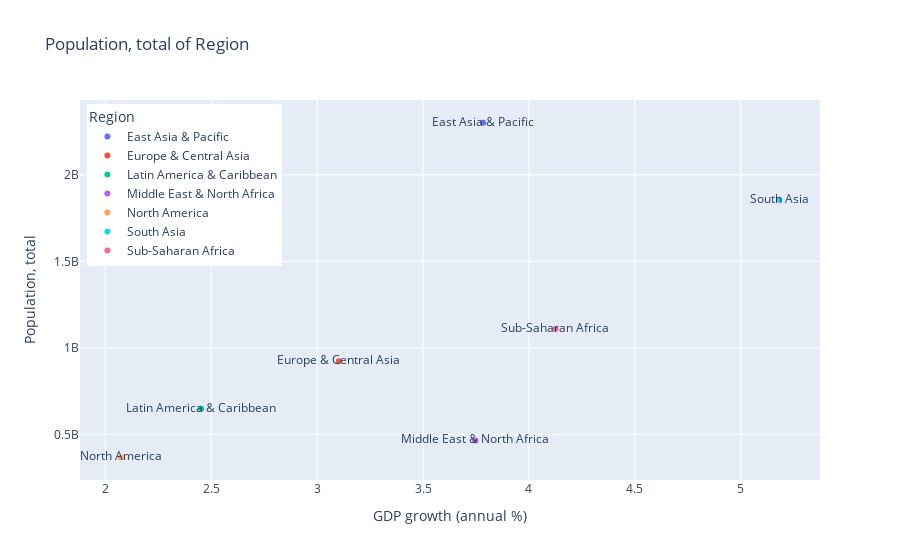

The notebook cell this image was saved under:
### Markdown cell above
### Cơ bản

### Code cell
# Tạo dataframe gồm các cột như Khu vực, Tốc độ phát triển trung bình GDP trong 21 năm qua, Dân số khu vực đó
data_dc_ld = pd.merge(data.groupby(['Region'],as_index=False).mean()[['GDP growth (annual %)','Region']]
,data.loc[data['Time']==2020,['Population, total','Region']].groupby(['Region'],as_index=False).sum()
, how="left"
, on=['Region'])

# Visualization quan hệ giữa tốc độ phát triển trung bình GDP và dân số của các khu vực.
fig=px.scatter(data_dc_ld,x='GDP growth (annual %)',y='Population, total', color='Region', text='Region',title='Population, total of Region')

fig.update_layout(legend=dict(
    yanchor="top",
    y=0.99,
    xanchor="left",
    x=0.01
))

### Figure 1 — Plotly figure (JSON) as saved in the notebook; plotly's stock layout.template omitted (floating-point values rounded to 4 significant figures)
{"data": [{"hovertemplate": "Region=%{text}<br>GDP growth (annual %)=%{x}<br>Population, total=%{y}<extra></extra>", "legendgroup": "East Asia & Pacific", "marker": {"color": "#636efa", "symbol": "circle"}, "mode": "markers+text", "name": "East Asia & Pacific", "orientation": "v", "showlegend": true, "text": ["East Asia & Pacific"], "type": "scatter", "x": [3.783], "xaxis": "x", "y": [2301818052], "yaxis": "y"}, {"hovertemplate": "Region=%{text}<br>GDP growth (annual %)=%{x}<br>Population, total=%{y}<extra></extra>", "legendgroup": "Europe & Central Asia", "marker": {"color": "#EF553B", "symbol": "circle"}, "mode": "markers+text", "name": "Europe & Central Asia", "orientation": "v", "showlegend": true, "text": ["Europe & Central Asia"], "type": "scatter", "x": [3.103], "xaxis": "x", "y": [922903543], "yaxis": "y"}, {"hovertemplate": "Region=%{text}<br>GDP growth (annual %)=%{x}<br>Population, total=%{y}<extra></extra>", "legendgroup": "Latin America & Caribbean", "marker": {"color": "#00cc96", "symbol": "circle"}, "mode": "markers+text", "name": "Latin America & Caribbean", "orientation": "v", "showlegend": true, "text": ["Latin America & Caribbean"], "type": "scatter", "x": [2.452], "xaxis": "x", "y": [648606841], "yaxis": "y"}, {"hovertemplate": "Region=%{text}<br>GDP growth (annual %)=%{x}<br>Population, total=%{y}<extra></extra>", "legendgroup": "Middle East & North Africa", "marker": {"color": "#ab63fa", "symbol": "circle"}, "mode": "markers+text", "name": "Middle East & North Africa", "orientation": "v", "showlegend": true, "text": ["Middle East & North Africa"], "type": "scatter", "x": [3.746], "xaxis": "x", "y": [464554123], "yaxis": "y"}, {"hovertemplate": "Region=%{text}<br>GDP growth (annual %)=%{x}<br>Population, total=%{y}<extra></extra>", "legendgroup": "North America", "marker": {"color": "#FFA15A", "symbol": "circle"}, "mode": "markers+text", "name": "North America", "orientation": "v", "showlegend": true, "text": ["North America"], "type": "scatter", "x": [2.073], "xaxis": "x", "y": [367489361], "yaxis": "y"}, {"hovertemplate": "Region=%{text}<br>GDP growth (annual %)=%{x}<br>Population, total=%{y}<extra></extra>", "legendgroup": "South Asia", "marker": {"color": "#19d3f3", "symbol": "circle"}, "mode": "markers+text", "name": "South Asia", "orientation": "v", "showlegend": true, "text": ["South Asia"], "type": "scatter", "x": [5.181], "xaxis": "x", "y": [1856882402], "yaxis": "y"}, {"hovertemplate": "Region=%{text}<br>GDP growth (annual %)=%{x}<br>Population, total=%{y}<extra></extra>", "legendgroup": "Sub-Saharan Africa", "marker": {"color": "#FF6692", "symbol": "circle"}, "mode": "markers+text", "name": "Sub-Saharan Africa", "orientation": "v", "showlegend": true, "text": ["Sub-Saharan Africa"], "type": "scatter", "x": [4.125], "xaxis": "x", "y": [1108959821], "yaxis": "y"}], "layout": {"legend": {"title": {"text": "Region"}, "tracegroupgap": 0, "x": 0.01, "xanchor": "left", "y": 0.99, "yanchor": "top"}, "title": {"text": "Population, total of Region"}, "xaxis": {"anchor": "y", "domain": [0, 1], "title": {"text": "GDP growth (annual %)"}}, "yaxis": {"anchor": "x", "domain": [0, 1], "title": {"text": "Population, total"}}}}
